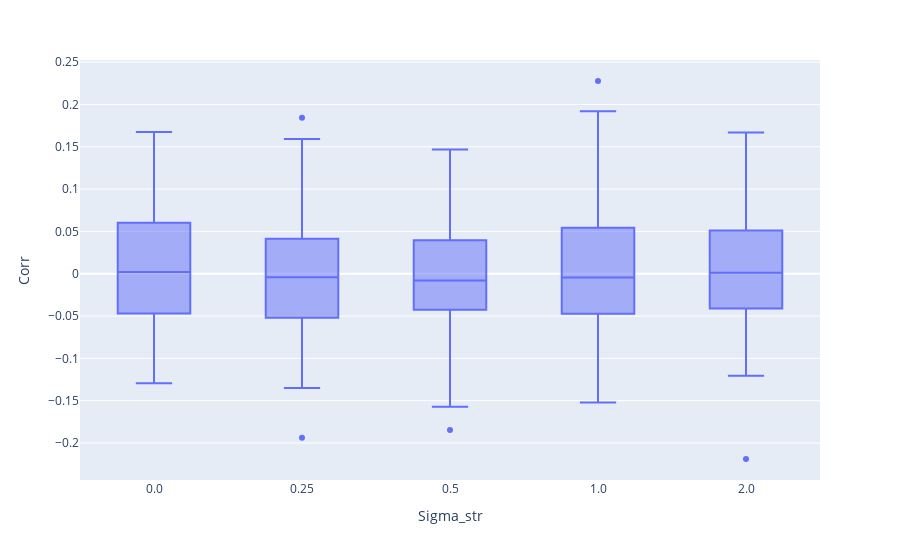
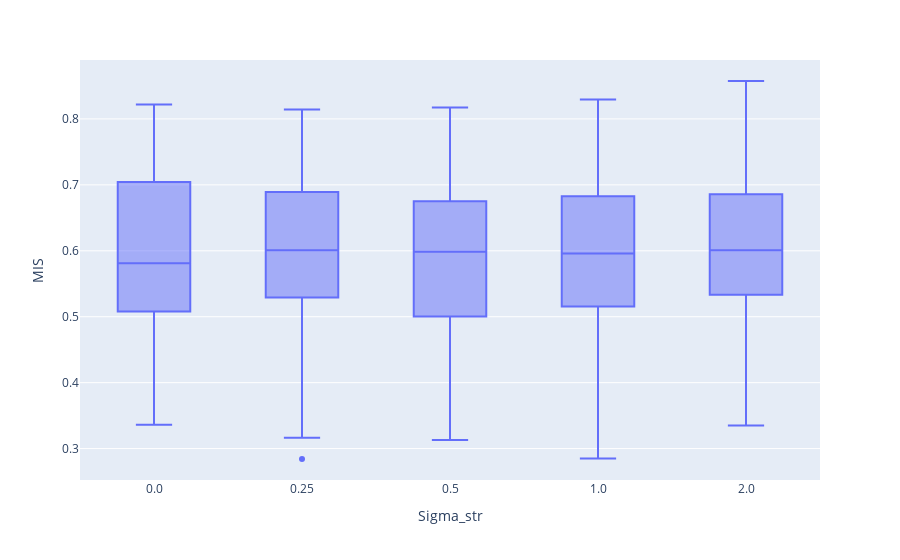

The cell these charts' notebook holds for them, in order:
### Code cell
import plotly.express as px
fig = px.box(results, x="Sigma_str", y="Corr")
fig.show()
fig = px.box(results, x="Sigma_str", y="MIS")
fig.show()

### Figure 1 — Plotly figure (JSON) as saved in the notebook; plotly's stock layout.template omitted (floating-point values rounded to 4 significant figures; data arrays with more than 128 entries replaced by an {"elided": "..."} marker saying what was removed)
{"data": [{"alignmentgroup": "True", "hovertemplate": "Sigma_str=%{x}<br>Corr=%{y}<extra></extra>", "legendgroup": "", "marker": {"color": "#636efa"}, "name": "", "notched": false, "offsetgroup": "", "orientation": "v", "showlegend": false, "type": "box", "x": {"elided": "500 str values"}, "x0": " ", "xaxis": "x", "y": {"elided": "500 float values"}, "y0": " ", "yaxis": "y"}], "layout": {"boxmode": "group", "legend": {"tracegroupgap": 0}, "margin": {"t": 60}, "xaxis": {"anchor": "y", "domain": [0, 1], "title": {"text": "Sigma_str"}}, "yaxis": {"anchor": "x", "domain": [0, 1], "title": {"text": "Corr"}}}}

### Figure 2 — Plotly figure (JSON) as saved in the notebook; plotly's stock layout.template omitted (floating-point values rounded to 4 significant figures; data arrays with more than 128 entries replaced by an {"elided": "..."} marker saying what was removed)
{"data": [{"alignmentgroup": "True", "hovertemplate": "Sigma_str=%{x}<br>MIS=%{y}<extra></extra>", "legendgroup": "", "marker": {"color": "#636efa"}, "name": "", "notched": false, "offsetgroup": "", "orientation": "v", "showlegend": false, "type": "box", "x": {"elided": "500 str values"}, "x0": " ", "xaxis": "x", "y": {"elided": "500 float values"}, "y0": " ", "yaxis": "y"}], "layout": {"boxmode": "group", "legend": {"tracegroupgap": 0}, "margin": {"t": 60}, "xaxis": {"anchor": "y", "domain": [0, 1], "title": {"text": "Sigma_str"}}, "yaxis": {"anchor": "x", "domain": [0, 1], "title": {"text": "MIS"}}}}
